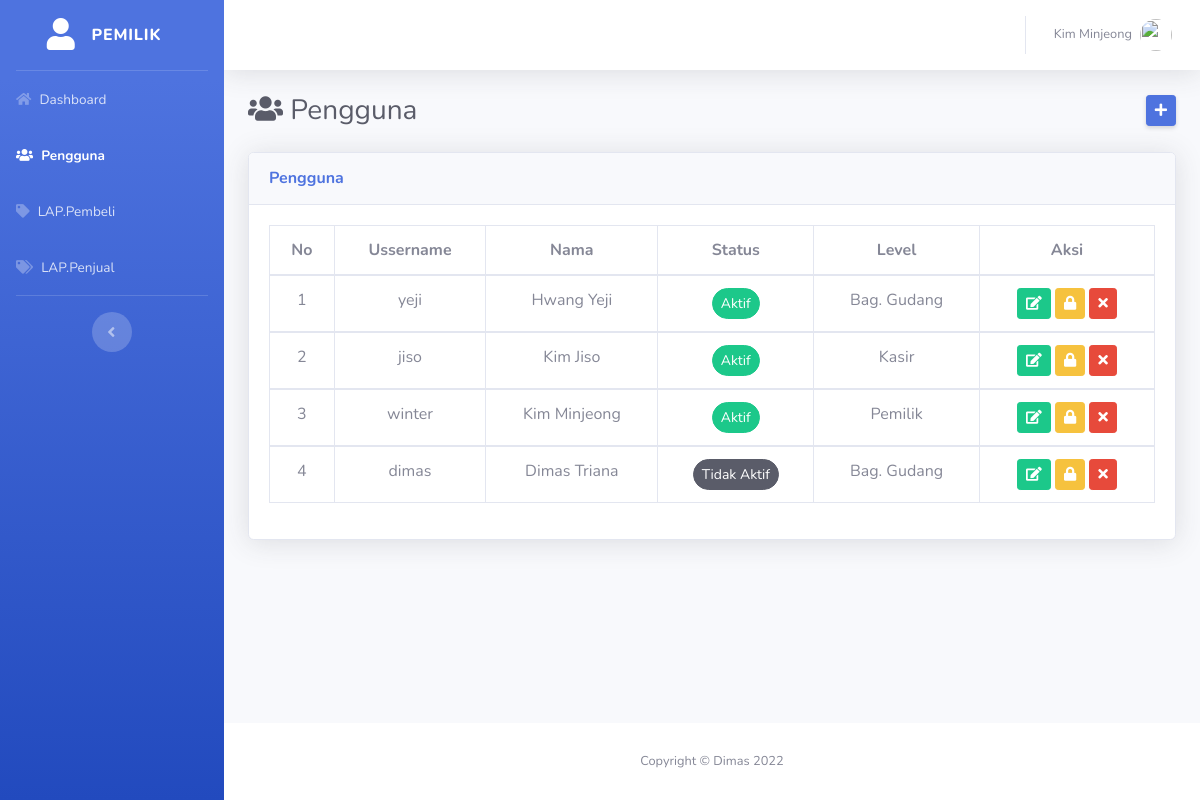
The app's page /index.php?page=pemilik/pengguna_list (signed in) with its own data.
### tables this page shows
CREATE TABLE `pengguna` (
  `id_pengguna` int(11) NOT NULL AUTO_INCREMENT,
  `username` char(100) NOT NULL,
  `password` char(100) NOT NULL,
  `nama` varchar(150) NOT NULL,
  `status` enum('1','0') DEFAULT '1',
  `level` enum('1','2','3') NOT NULL,
  PRIMARY KEY (`id_pengguna`)
);

### app/routing.php (called while the page is built)
<?php
	$page =$_GET['page'];
	if($_SESSION['id']=="")
	{
		include("pages/login.php");
	}
	else
	{
	  if (!file_exists("pages/$page.php"))
	  {
	  	header("location:index.php?page=home");
		}
		else
		{
			include("pages/$page.php");
		}
	}
	include("template/$template.php");
?>

### index.php (called while the page is built, shortened)
<?php
	include("app/db.php");
	include("app/function.php");
	include("app/routing.php");
?>

### pages/pemilik/pengguna_list.php (the view, shortened to what this page needs)
<?php
    $query_select="SELECT * FROM pengguna";
    $tampil=mysqli_query($koneksi,$query_select);
    foreach ($tampil as $key )
    {
     	$nomor++;
     	$t.="
            <tbody>
                <tr>
                    <td>$nomor</td>
                    <td>{$key['username']}</td>
                    <td>{$key['nama']}</td>
                    <td>".status($key['status'])."</td>
                    <td>".Level($key['level'])."</td>
                    <td>
                        <a href='?page=pemilik/pengguna_edit&id={$key['id_pengguna']}' class='btn btn-success btn-sm'><i class='fas fa-edit'></i></a>
                        <a href='?page=pemilik/pengguna_reset&id={$key['id_pengguna']}' class='btn btn-warning btn-sm'><i class='fas fa-lock'></i></a>
                        <a href='?page=$page&id={$key['id_pengguna']}&p=tanya' class='btn btn-danger btn-sm'><i class='fas fa-times'></i></a>
                    </td>
                </tr>
            </tbody>
		";
    }
    $konten = "
        <div class='d-sm-flex align-items-center justify-content-between mb-4'>
            <h3 class='mb-0 text-gray-800'><i class='fas fa-users'></i>    Pengguna</h3>
            <a href='?page=pemilik/pengguna_tambah' class='d-none d-sm-inline-block btn btn-sm btn-primary shadow-sm'><i class='fas fa-plus'></i></a>
        </div>
         <div class='card shadow mb-4'>
                <div class='card-header py-3'>
                    <h6 class='m-0 font-weight-bold text-primary'>Pengguna</h6>
                </div>
                    <div class='card-body'>
                        <div class='table-responsive'>
                            <table class='table table-bordered text-center' id='datatable' width='100%' cellspacing='0'>
                                <thead>
                                    <tr>
                                        <th>No</th>
                                        <th>Ussername</th>
                                        <th>Nama</th>
                                        <th>Status</th>
                                        <th>Level</th>
                                        <th>Aksi</th>
                                    </tr>
                                </thead>
                                    $t
                            </table>
                        </div>
                    </div>
            </div>
    ";
?>

### app/function.php (shortened to what this page needs)
<?php
function Pengguna($kunci)
    {
        global $koneksi;
        $Query=mysqli_query($koneksi,"select * from pengguna where id_pengguna='$kunci'");
        return mysqli_fetch_assoc($Query);
    }
function Level($data)
    {
        switch($data)
        {
            case "1":return "Pemilik";break;
            case "2":return "Bag. Gudang";break;
            case "3":return "Kasir";break;
        }
    }
function status($status)
    {
        switch($status)
        {
            case "0":return "<span class='btn btn-dark btn-sm rounded-pill'>Tidak Aktif</span>";break;
            case "1":return "<span class='btn btn-success btn-sm rounded-pill'>Aktif</span>";break;
        }
    }
?>

### template/topbar.php (shortened to what this page needs)
<?php
  $nama=Pengguna($_SESSION['id'])['nama'];
  $topbar="
    <ul class='navbar-nav ml-auto'>
                        <li class='nav-item dropdown no-arrow'>
                            <a class='nav-link dropdown-toggle' href='#' id='userDropdown' role='button'
                                data-toggle='dropdown' aria-haspopup='true' aria-expanded='false'>
                                <span class='mr-2 d-none d-lg-inline text-gray-600 small'>$nama</span>
                                <img class='img-profile rounded-circle'
                                    src='assets/dashboard/img/1.gif'>
                            </a>
                        </li>
                    </ul>
                </nav>
";
?>

### records on screen
pengguna: nama "Kim Minjeong", username "winter", status "Aktif", level "Pemilik"
pengguna: username "yeji", nama "Hwang Yeji", status "Aktif", level "Bag. Gudang"
pengguna: username "jiso", nama "Kim Jiso", status "Aktif", level "Kasir"
pengguna: username "dimas", nama "Dimas Triana", status "Tidak Aktif", level "Bag. Gudang"
